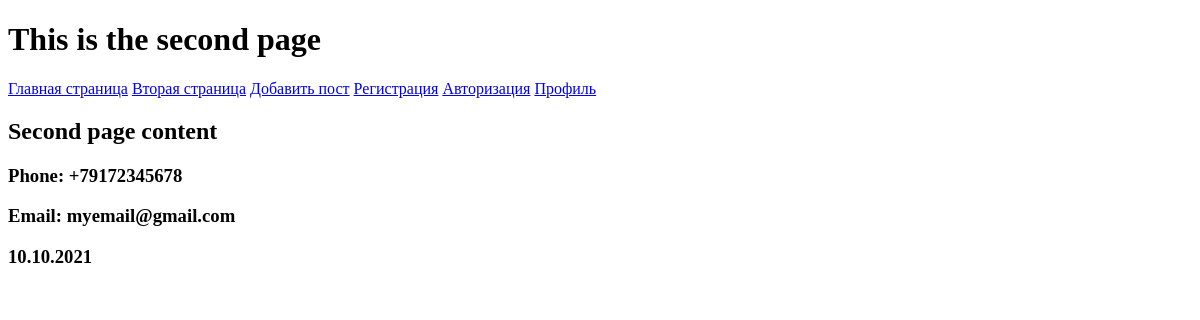
Screenshot of /page2 (signed in) with the database file from the repository.
### tables this page shows
CREATE TABLE mainmenu (
    id INTEGER PRIMARY KEY AUTOINCREMENT,
    title TEXT NOT NULL,
    url TEXT NOT NULL
);

### flaskapp.py (the view)
@app.route('/page2')
@login_required
def second():
    fdb = FlaskDataBase(get_db())
    print(url_for('second'))
    print(url_for('index'))
    return render_template(
        'second.html',
        phone='+79172345678',
        email='myemail@gmail.com',
        current_date=datetime.date.today().strftime('%d.%m.%Y'),
        menu_url=fdb.get_menu()
    )

### flask_database.py (called while the page is built)
    def get_menu(self):
        query = "SELECT * from mainmenu"
        try:
            self.__cur.execute(query)
            res = self.__cur.fetchall()
            if res:
                return res
        except Exception as e:
            print(f"Unexpected exception {e}")
        return []

    def get_user(self, user_id):
        try:
            self.__cur.execute(
                f'SELECT * FROM users WHERE id = {user_id} LIMIT 1'
            )
            res = self.__cur.fetchone()
            if not res:
                print("A user not found")
                return False
            return res
        except sqlite3.Error as e:
            print(f"Exception in getting user by id {user_id}: {e}")
        return False, False

### flaskapp.py (called while the page is built)
@login_manager.user_loader
def load_user(user_id):
    fdb = FlaskDataBase(get_db())
    print("load_user")
    return UserLogin().from_db(user_id, fdb)

def connect_db():
    conn = sqlite3.connect(app.config['DATABASE'])
    conn.row_factory = sqlite3.Row
    return conn

def get_db():
    if not hasattr(g, 'link_db'):
        g.link_db = connect_db()
    return g.link_db

### user_login.py (called while the page is built)
    def from_db(self, user_id, db):
        self.__user = db.get_user(user_id)
        return self

### templates/second.html
{% extends 'base.html' %}
{% block header %}
    <h1>This is the second page</h1>
{% endblock %}
{% block content %}
    <h2>Second page content</h2>
    <h3>Phone: {{ phone }}</h3>
    <h3>Email: {{ email }}</h3>
    <h3>{{ current_date }}</h3>
{% endblock %}

### templates/base.html (shortened to what this page needs)
<!doctype html>
<html lang="en">
<head>
    <link rel="stylesheet" href="{{ url_for('static', filename='css/style.css')}}">
</head>
<body>
{% block header %}{% endblock %}
{% for m in menu_url %}
<a href="{{ url_for(m.url) }}">{{ m.title }}</a>
{% endfor %}
{% block content %}
{% endblock %}
</body>
</html>

### rows the page displays
mainmenu: title "Главная страница"
mainmenu: title "Вторая страница"
mainmenu: title "Добавить пост"
mainmenu: title "Регистрация"
mainmenu: title "Авторизация"
mainmenu: title "Профиль"

### other values shown
{{ phone }} "+79172345678"
{{ email }} "myemail@gmail.com"
